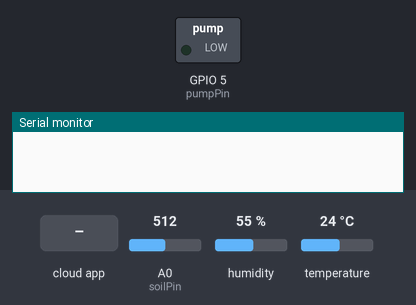
The sketch below on a simulated ESP8266 (NodeMCU). Parts: switched loads named in the sketch (green lamp = pin HIGH), the last lines printed to the serial monitor. The inputs (shaded band) are chosen by the test bench; at power-on: A0 (soilPin) = 512, humidity 55 %, temperature 24 °C. WiFi joins after 1.5 s; servers stay silent unless stated.

Above: at 2.7 s.
2.8 s: the phone or cloud app sets pump_switch to 1
At 3.7 s:
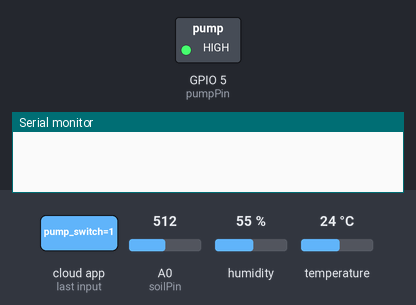
4.5 s: the phone or cloud app sets auto_mode to 1
At 6.9 s:
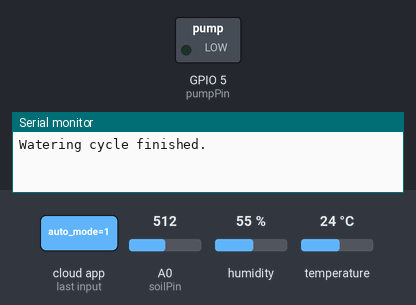
Timing chart, 0 to 8.4 s (numbered marks = the images above; inputs shaded):
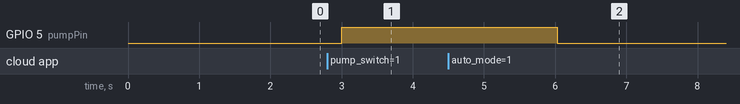

The sketch:

OgPlantFinal.ino
```cpp
#include "arduino_secrets.h"
/*
 * Smart Plant Care System IoT
 * Κώδικας για NodeMCU (ESP8266) + Arduino IoT Cloud
 * Σκοπός: Έλεγχος υγρασίας και αυτόματο πότισμα με προστασία
 */

#include "thingProperties.h"  // Βιβλιοθήκη για τη σύνδεση με το Arduino Cloud
#include <DHT.h>              // Βιβλιοθήκη για τον αισθητήρα θερμοκρασίας/υγρασίας

// --- ΡΥΘΜΙΣΕΙΣ ΧΡΗΣΤΗ (Configuration) ---
const int DRY_LIMIT = 40;       // Όριο Υγρασίας: Αν πέσει κάτω από 40%, χρειάζεται πότισμα
const long PUMP_TIME = 1000;    // Διάρκεια Ποτίσματος: Η αντλία ανοίγει για 1 δευτερόλεπτο
const long SOAK_TIME = 20000;   // Χρόνος Απορρόφησης: Περιμένουμε 20 δευτ. πριν ξαναμετρήσουμε
const int MAX_ATTEMPTS = 4;     // Μέγιστες προσπάθειες: Αν ποτίσει 4 φορές χωρίς αποτέλεσμα, σταματάει (Error)

// --- ΟΡΙΑ ΘΕΡΜΟΚΡΑΣΙΑΣ (Προστασία Φυτού) ---
const float MIN_TEMP = 5.0;     // Κάτω όριο: Αν έχει κάτω από 5°C, ΔΕΝ ποτίζουμε (κίνδυνος παγετού)
const float MAX_TEMP = 35.0;    // Άνω όριο: Αν έχει πάνω από 35°C, ΔΕΝ ποτίζουμε (θερμικό σοκ)

// --- ΟΡΙΣΜΟΣ PINS (Συνδεσμολογία) ---
const int soilPin = A0;         // Ο αισθητήρας υγρασίας εδάφους στο Αναλογικό Pin A0
const int pumpPin = 5;          // Η αντλία (μέσω Ρελέ) στο Pin D1 (GPIO 5)
const int dhtPin = 4;           // Ο αισθητήρας αέρα DHT11 στο Pin D2 (GPIO 4)

#define DHTTYPE DHT11           // Ορίζουμε τον τύπο του αισθητήρα ως DHT11
DHT dht(dhtPin, DHTTYPE);       // Δημιουργία αντικειμένου για τον αισθητήρα

// --- ΜΕΤΑΒΛΗΤΕΣ ΧΡΟΝΟΥ ---
unsigned long lastMeasureTime = 0;   // Πότε μετρήσαμε τους αισθητήρες τελευταία φορά
const long measureInterval = 2000;   // Κάθε πότε μετράμε (2000ms = 2 δευτερόλεπτα)

// --- ΜΕΤΑΒΛΗΤΕΣ ΛΕΙΤΟΥΡΓΙΑΣ ---
unsigned long pumpStartTime = 0;         // Πότε άνοιξε η αντλία (για να την κλείσουμε στην ώρα της)
unsigned long lastWateringFinishTime = 0;// Πότε τελείωσε το προηγούμενο πότισμα (για το Soak Time)
int wateringAttempts = 0;                // Μετρητής: Πόσες φορές ποτίσαμε σερί
bool tankEmptyError = false;             // "Σημαία" σφάλματος: True αν άδειασε το νερό

// --- ΡΥΘΜΙΣΕΙΣ ΕΚΚΙΝΗΣΗΣ (Setup) ---
void setup() {
  Serial.begin(9600);           // Έναρξη σειριακής επικοινωνίας για debugging
  delay(1500);                  // Μικρή καθυστέρηση για σταθεροποίηση

  pinMode(pumpPin, OUTPUT);     // Ορίζουμε το Pin της αντλίας ως ΕΞΟΔΟ
  digitalWrite(pumpPin, LOW);   // Σιγουρεύουμε ότι η αντλία είναι κλειστή στην αρχή

  pinMode(dhtPin, INPUT);       // Ορίζουμε το Pin του DHT ως ΕΙΣΟΔΟ
  dht.begin();                  // Εκκίνηση του αισθητήρα DHT

  initProperties();             // Αρχικοποίηση μεταβλητών Arduino Cloud
  ArduinoCloud.begin(ArduinoIoTPreferredConnection); // Σύνδεση στο Cloud
  setDebugMessageLevel(2);      // Εμφάνιση μηνυμάτων λάθους (για έλεγχο)
  ArduinoCloud.printDebugInfo();
}

// --- ΚΥΡΙΟΣ ΒΡΟΧΟΣ (Loop) ---
void loop() {
  ArduinoCloud.update();        // Συγχρονισμός δεδομένων με το Cloud (στείλε/πάρε εντολές)

  // Έλεγχος αν πέρασαν 2 δευτερόλεπτα για να μετρήσουμε
  if (millis() - lastMeasureTime > measureInterval) {
    lastMeasureTime = millis(); // Ανανέωση χρόνου τελευταίας μέτρησης
    readSensors();              // Κάλεσε τη συνάρτηση που διαβάζει αισθητήρες
    logicEngine();              // Κάλεσε τη συνάρτηση που παίρνει αποφάσεις ("Ο Εγκέφαλος")
  }
}

// --- ΣΥΝΑΡΤΗΣΗ 1: ΑΝΑΓΝΩΣΗ ΑΙΣΘΗΤΗΡΩΝ ---
void readSensors() {
  // 1. Διάβασμα Υγρασίας Εδάφους
  int rawValue = analogRead(soilPin); // Παίρνουμε την "ωμή" τιμή (0-1024)
  // Μετατροπή της τιμής σε ποσοστό % (800=Στεγνό, 280=Βρεγμένο)
  int percent = map(rawValue, 800, 280, 0, 100);
  percent = constrain(percent, 0, 100); // Περιορισμός ώστε να μην βγάζει αρνητικά ή >100
  soil_moisture = percent;              // Ενημέρωση της Cloud μεταβλητής

  // 2. Διάβασμα Θερμοκρασίας & Υγρασίας Αέρα
  float h = dht.readHumidity();
  float t = dht.readTemperature();

  // Έλεγχος: Αν οι τιμές είναι έγκυρες (όχι "NaN" - Not a Number)
  if (!isnan(h) && !isnan(t)) {
    temperature = t;  // Ενημέρωση Cloud μεταβλητής
    humidity = h;     // Ενημέρωση Cloud μεταβλητής
  }
}

// --- ΣΥΝΑΡΤΗΣΗ 2: Η ΛΟΓΙΚΗ ΤΟΥ ΑΥΤΟΜΑΤΙΣΜΟΥ (Logic Engine) ---
void logicEngine() {

  // 1. Έλεγχος Σφαλμάτων (Safety First)
  // Αν έχουμε ανιχνεύσει άδεια δεξαμενή, σταματάμε τα πάντα
  if (tankEmptyError == true) {
    plant_status = "SOS: Άδειασε το νερό! Γέμισέ με και κάνε Restart.";
    digitalWrite(pumpPin, LOW); // Κλείσιμο αντλίας για ασφάλεια
    pump_switch = false;        // Ενημέρωση διακόπτη στο Cloud
    return;                     // Βγες από τη συνάρτηση, μην κάνεις τίποτα άλλο
  }

  // 2. Επαναφορά Μετρητή (Reset Logic)
  // Αν η υγρασία ανέβηκε (άρα ποτίστηκε), μηδένισε τις αποτυχημένες προσπάθειες
  if (soil_moisture > DRY_LIMIT + 5) {
    wateringAttempts = 0;
    // Ενημέρωση μηνύματος "Όλα καλά" (μόνο αν δεν ποτίζει τώρα)
    if (pump_switch == false) plant_status = "OK. Υγρασία & Θερμοκρασία καλές.";
  }

  // 3. AUTO MODE (Αυτόματη Λειτουργία)
  if (auto_mode == true) {

    // --- ΠΡΟΣΤΑΣΙΑ ΘΕΡΜΟΚΡΑΣΙΑΣ ---
    // Έλεγχος για πολύ κρύο
    if (temperature < MIN_TEMP) {
       plant_status = "ΑΠΑΓΟΡΕΥΤΙΚΟ: Πολύ κρύο για πότισμα (<" + String(MIN_TEMP, 1) + "°C)";
       digitalWrite(pumpPin, LOW);
       return; // Ακύρωση ποτίσματος
    }

    // Έλεγχος για καύσωνα
    if (temperature > MAX_TEMP) {
       plant_status = "ΑΠΑΓΟΡΕΥΤΙΚΟ: Καύσωνας! Περιμένω να πέσει η ζέστη.";
       digitalWrite(pumpPin, LOW);
       return; // Ακύρωση ποτίσματος
    }

    // --- ΑΠΟΦΑΣΗ ΠΟΤΙΣΜΑΤΟΣ ---
    // Αν η αντλία είναι κλειστή ΚΑΙ το χώμα είναι στεγνό
    if (pump_switch == false && soil_moisture < DRY_LIMIT) {

       // Έλεγχος αν πέρασε ο χρόνος αναμονής (Soak Time) από το προηγούμενο πότισμα
       if (millis() - lastWateringFinishTime > SOAK_TIME) {

          // Έλεγχος: Μήπως προσπαθούμε πολλές φορές χωρίς αποτέλεσμα;
          if (wateringAttempts >= MAX_ATTEMPTS) {
            tankEmptyError = true;           // Ενεργοποίηση Συναγερμού
            Serial.println("ALARM: Tank Empty");
          } else {
            // ΕΝΑΡΞΗ ΠΟΤΙΣΜΑΤΟΣ
            pump_switch = true;              // Ενημέρωση Cloud
            digitalWrite(pumpPin, HIGH);     // Άνοιγμα Ρελέ/Αντλίας
            pumpStartTime = millis();        // Καταγραφή ώρας έναρξης
            wateringAttempts++;              // Αύξηση μετρητή προσπαθειών

            // Στείλε μήνυμα στο Dashboard
            plant_status = "Ποτίζω... (" + String(wateringAttempts) + "/" + String(MAX_ATTEMPTS) + ")";
          }

       } else {
          // Αν είμαστε σε χρόνο αναμονής
          plant_status = "Περιμένω να απορροφηθεί το νερό...";
       }
    }

    // --- ΤΕΡΜΑΤΙΣΜΟΣ ΠΟΤΙΣΜΑΤΟΣ (Timer) ---
    // Αν η αντλία είναι ανοιχτή ΚΑΙ πέρασε ο χρόνος (1 δευτερόλεπτο)
    if (pump_switch == true && (millis() - pumpStartTime > PUMP_TIME)) {
      pump_switch = false;             // Ενημέρωση Cloud
      digitalWrite(pumpPin, LOW);      // Κλείσιμο Αντλίας
      lastWateringFinishTime = millis(); // Καταγραφή ώρας λήξης
      Serial.println("Watering cycle finished.");
    }
  } else {
    // Αν το Auto Mode είναι κλειστό (Manual)
    if (tankEmptyError == false) plant_status = "Manual Mode / Αναμονή";
  }
}

// --- CALLBACK: ΟΤΑΝ ΑΛΛΑΖΕΙ Ο ΔΙΑΚΟΠΤΗΣ ΣΤΟ CLOUD ---
void onPumpSwitchChange()  {
  // Επιτρέπουμε χειροκίνητο έλεγχο ΜΟΝΟ αν δεν είμαστε σε Auto Mode και δεν υπάρχει λάθος
  if (auto_mode == false && tankEmptyError == false) {
    if (pump_switch == true) {
      digitalWrite(pumpPin, HIGH);      // Άναψε αντλία
      plant_status = "Χειροκίνητο Πότισμα ON";
    } else {
      digitalWrite(pumpPin, LOW);       // Σβήσε αντλία
      plant_status = "Χειροκίνητο Πότισμα OFF";
    }
  } else {
    // Αν πατήθηκε κατά λάθος ενώ είναι Auto, το αγνοούμε (ή το διορθώνουμε)
    if (pump_switch != (digitalRead(pumpPin) == HIGH)) {
       // Εδώ δεν κάνουμε τίποτα για να μην μπερδέψουμε τον αυτοματισμό
    }
  }
}

// --- CALLBACK: ΟΤΑΝ ΑΛΛΑΖΕΙ ΤΟ AUTO MODE ---
void onAutoModeChange()  {
  if (auto_mode == true) {
    tankEmptyError = false; // Reset τυχόν σφαλμάτων κατά την ενεργοποίηση
    wateringAttempts = 0;   // Μηδενισμός μετρητή
    plant_status = "Auto Mode: ΕΝΕΡΓΟ";
  } else {
    digitalWrite(pumpPin, LOW); // Σβήσε την αντλία αν το κλείσουμε
    pump_switch = false;
    plant_status = "Auto Mode: ΚΛΕΙΣΤΟ";
  }
}

// Συναρτήσεις που δημιουργεί αυτόματα το Cloud (δεν χρειάζονται κώδικα εδώ)
void onSoilMoistureChange() {}
void onTemperatureChange() {}
void onHumidityChange() {}
void onPlantStatusChange() {}
```

arduino_secrets.h
```cpp
#define SECRET_DEVICE_KEY ""
#define SECRET_OPTIONAL_PASS ""
#define SECRET_SSID ""
```

thingProperties.h
```cpp
// Code generated by Arduino IoT Cloud, DO NOT EDIT.

#include <ArduinoIoTCloud.h>
#include <Arduino_ConnectionHandler.h>


const char DEVICE_LOGIN_NAME[]  = "YOUR_DEVICE_LOGIN_NAME_HERE";

const char SSID[]               = SECRET_SSID;    // Network SSID (name)
const char PASS[]               = SECRET_OPTIONAL_PASS;    // Network password (use for WPA, or use as key for WEP)
const char DEVICE_KEY[]  = SECRET_DEVICE_KEY;    // Secret device password

void onPlantStatusChange();
void onAutoModeChange();
void onPumpSwitchChange();

String plant_status;
float humidity;
float temperature;
int soil_moisture;
bool auto_mode;
bool pump_switch;

void initProperties(){

  ArduinoCloud.setBoardId(DEVICE_LOGIN_NAME);
  ArduinoCloud.setSecretDeviceKey(DEVICE_KEY);
  ArduinoCloud.addProperty(plant_status, READWRITE, ON_CHANGE, onPlantStatusChange);
  ArduinoCloud.addProperty(humidity, READ, ON_CHANGE, NULL, 5);
  ArduinoCloud.addProperty(temperature, READ, ON_CHANGE, NULL);
  ArduinoCloud.addProperty(soil_moisture, READ, ON_CHANGE, NULL, 5);
  ArduinoCloud.addProperty(auto_mode, READWRITE, ON_CHANGE, onAutoModeChange);
  ArduinoCloud.addProperty(pump_switch, READWRITE, ON_CHANGE, onPumpSwitchChange);

}

WiFiConnectionHandler ArduinoIoTPreferredConnection(SSID, PASS);
```

Measured:
- after the input at 2.8 s, GPIO 5 (pumpPin): LOW → HIGH after 0.20 s
- after the input at 4.5 s, GPIO 5 (pumpPin): HIGH → LOW after 1.5 s
